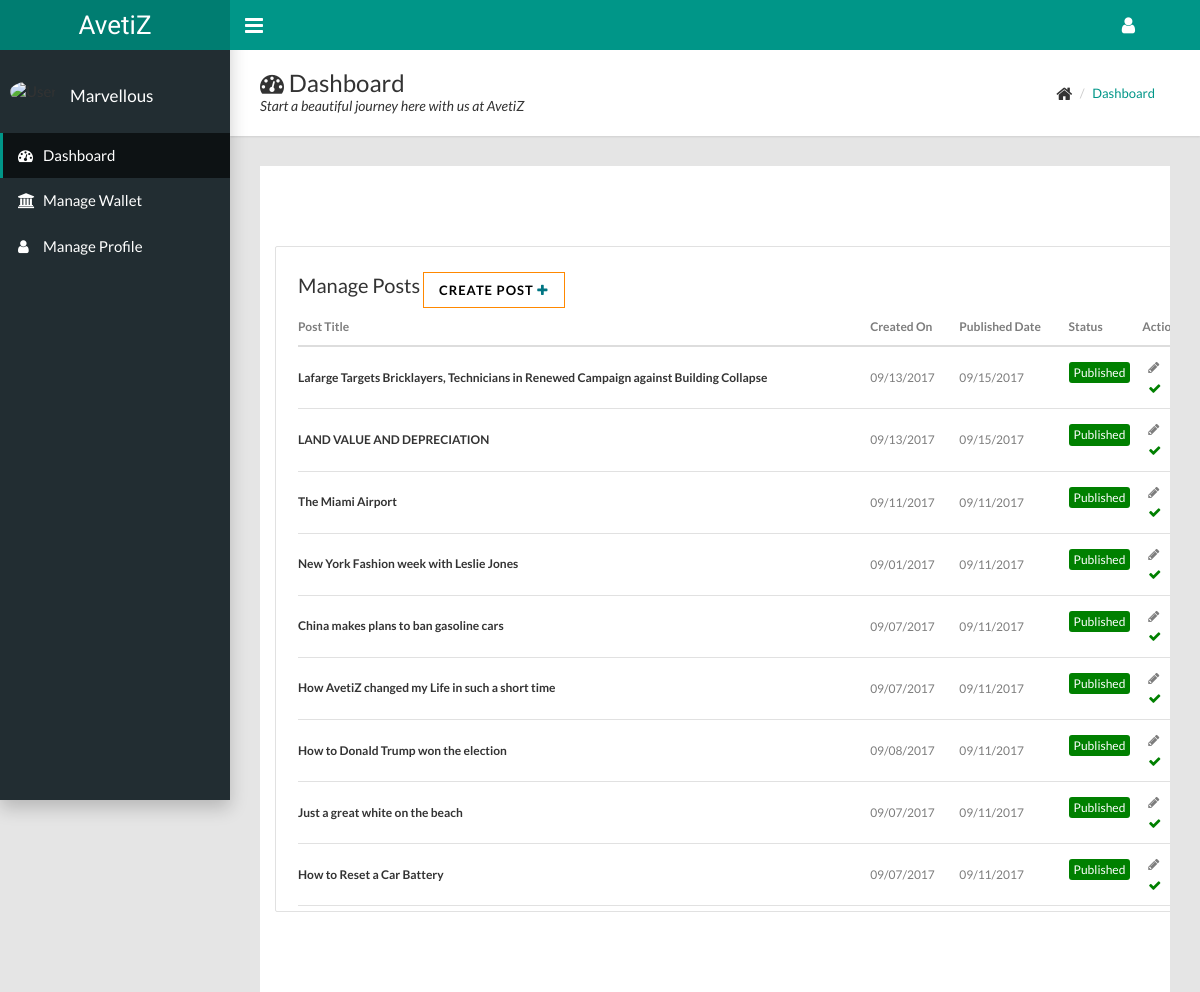
Page /dashboard/manage_posts/ (signed in) on the earlier database version.
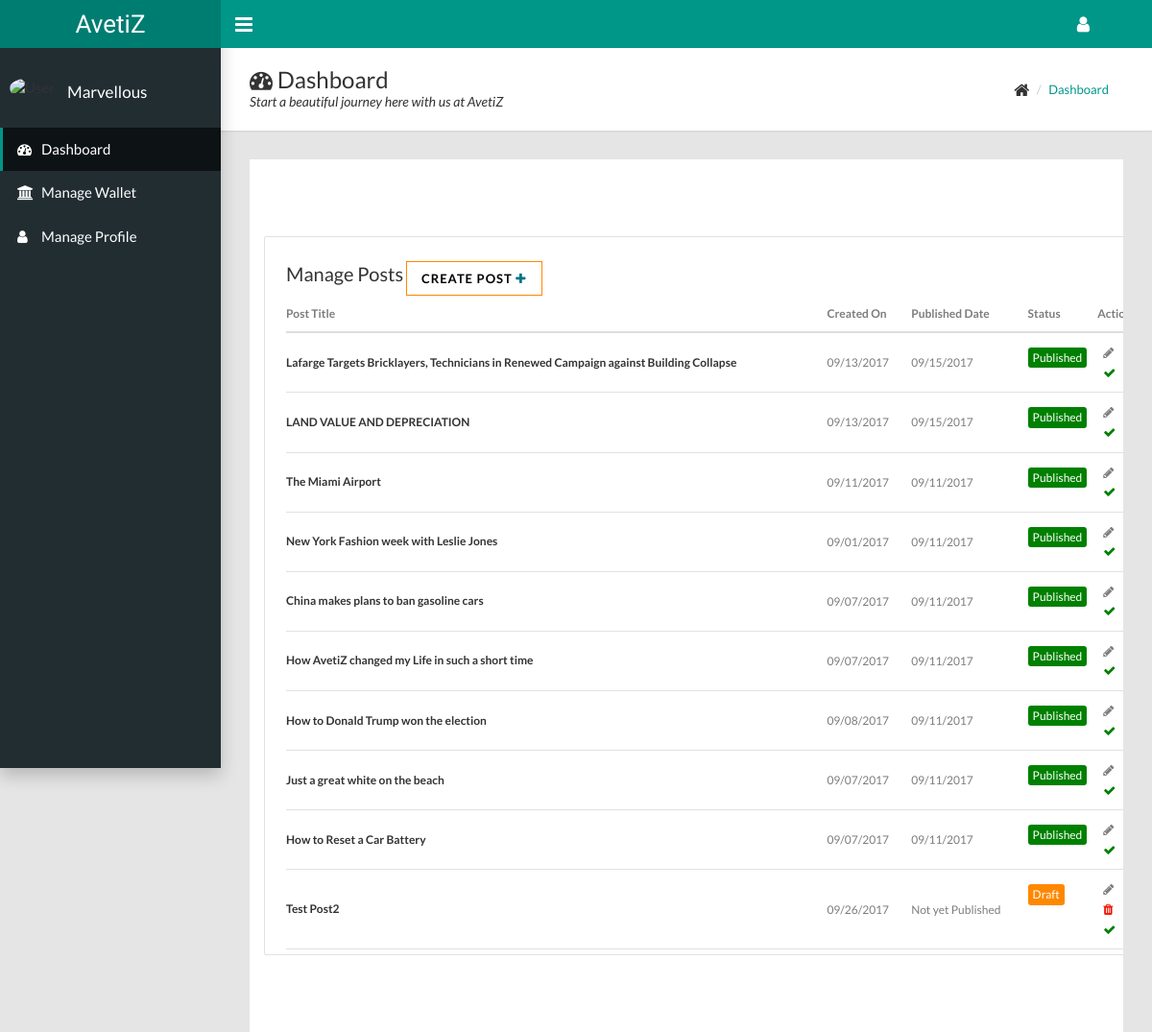
Same page on the later database version.
### blog/models.py (models this page shows, shortened)
class Post(models.Model):
    author = models.ForeignKey('auth.User')
    title = models.CharField(max_length=200)
    text = models.TextField(blank=True)
    post_pic = models.ImageField(upload_to='media', blank=True, null=True)
    created_date = models.DateTimeField(default=timezone.now)
    published_date = models.DateTimeField(blank=True, null=True)
    featured_post = models.BooleanField(default=False)
    trending_post = models.BooleanField(default=False)
    status = models.CharField(max_length=100, default="Draft", choices=(('Draft','Draft'),('Published','Published'),('Submitted','Submitted')))
    category = models.ForeignKey('Category', null=True, blank=True)
    slug = models.SlugField(null=True, blank=True)

### advert/views.py (the view)
class postList(LoginRequiredMixin, ListView):
	model=Post
	template_name='advert/post_list.html'
	login_url='account/login'
	context_object_name='posts'
	def get_queryset(self):
		return Post.objects.filter(author=self.request.user).order_by('-published_date')

### advert/templates/advert/post_list.html (shortened to what this page needs)
{% extends 'advert/base.html' %}
{% block content %}
<main id="maincontent">
  <section class="manage">
    <div class="container">
      <div class="row">
      	<div class="col-md-10 js-post-list ">
      	<div class="panel-body">
      	  <div class="tablehead">
			  <div class="job_title">Manage Posts</div>
			  <button class="createbtn btn btn-primary js-add-product  " data-url="{% url 'advert:create_post' %}">Create Post <i class="fa fa-plus" style="color:#017583;"></i></button>
		  </div>
		    <table class="table overflow-table" id="product-table">
		      <thead >
		      	<tr>
			          <th><strong>Post Title</strong></th>
			          <th class ="mobile_no"><strong>Created On</strong></th>
			          <th class="mobile_no"><strong >Published Date</strong></th>
			          <th><strong>Status</strong></th>
			          <th><strong>Action</strong></th>
			    </tr>
		      </thead>
		      <tbody>
          			{% include 'advert/includes/partial_post_list.html' %}
			   </tbody>
			</table>
			</div>
         </div>
      </div>
    </div>
  </section>
</main>
{% endblock %}

### advert/templates/advert/base.html (shortened to what this page needs)
{% load static %}
<!DOCTYPE html>
<html>
  <head>
    <link rel="stylesheet" type="text/css" href="{% static 'css/main.css' %}">
     <link rel="stylesheet" type="text/css" href="{% static 'css/dash.css' %}">
    <link rel="stylesheet" type="text/css" href="https://maxcdn.bootstrapcdn.com/font-awesome/4.7.0/css/font-awesome.min.css">
  </head>
  <body class="sidebar-mini fixed">
    <div class="wrapper">
      <header class="main-header hidden-print"><a class="logo" href="{% url 'blog:post_list' %}">AvetiZ</a>
        <nav class="navbar navbar-static-top">
          <a class="sidebar-toggle" href="#" data-toggle="offcanvas"></a>
          <div class="navbar-custom-menu">
            <ul class="top-nav">
              <li class="dropdown"><a class="dropdown-toggle" href="#" data-toggle="dropdown" role="button" aria-haspopup="true" aria-expanded="false"><i class="fa fa-user fa-lg"></i></a>
              </li>
            </ul>
          </div>
        </nav>
      </header>
      <aside class="main-sidebar hidden-print">
        <section class="sidebar">
          <div class="user-panel">
            <div class="pull-left image"><img class="img-circle" src="{{request.session.img_url}}"  alt="User Image"></div>
            <div class="pull-left info">
              <p style="text-transform:capitalize;" >{{request.user.first_name}}</p>
            </div>
          </div>
          <ul class="sidebar-menu">
            <li class="active"><a href="{% url 'advert:dashboard' %}"><i class="fa fa-dashboard"></i><span>Dashboard</span></a></li>
            <li><a href="{% url 'advert:transaction_list' %}"><i class="fa fa-bank"></i><span>Manage Wallet</span></a></li>
            <li><a href="{% url 'advert:profile' %}"><i class="fa fa-user"></i><span>Manage Profile</span></a></li>
          </ul>
        </section>
      </aside>
      {% if xyzw %}
        {% block profile %}{% endblock %}
      {% else %}
      <div class="content-wrapper">
        <div class="page-title">
          <div>
            <h1><i class="fa fa-dashboard"></i> Dashboard</h1>
            <p>Start a beautiful journey here with us at AvetiZ</p>
          </div>
          <div>
            <ul class="breadcrumb">
              <li><i class="fa fa-home fa-lg"></i></li>
              <li><a href="{% url 'advert:dashboard'%}">Dashboard</a></li>
            </ul>
          </div>
        </div>
        {% block content %}{% endblock %}
      </div>
    {% endif %}
    </div>
  </body>
</html>

### advert/templates/advert/includes/partial_post_list.html
        {% for post in posts %}
        <tr>
          <td><h1><strong>{{post.title}}</strong></h1></td>
          <td class="mobile_no">{{post.created_date|date:"SHORT_DATE_FORMAT"}}</td>
          {% if post.published_date %}
          <td class="mobile_no">{{post.published_date|date:"SHORT_DATE_FORMAT"}}</td>
          {% else %}
          <td class="mobile_no">Not yet Published</td>
          {% endif %}
          <td class="status {{post.status}}">{{post.status}}</td>
          <td> <button data-toggle="tooltip"  title="Edit Post" data-url="{% url 'advert:update_post' post.id %}"  class="js-update-product buttonicon"><span><i  class="fa fa-pencil" ></i></span></button>
          <br>
          {% if post.status == 'Draft' %}
          <button data-toggle="tooltip"  title="Delete Post" data-url="{% url 'advert:delete_post' post.id %}"  class="js-delete-product buttonicon"><span><i style="color:#f11300 ; " class="fa fa-trash"></i></span></button>
          <br>
          {% endif %}
          <button data-url="{% url 'advert:submit_post' post.id%}"  data-toggle="tooltip"  title="Save post for Review" class="js-submit-product buttonicon"><span><i style="color:green ; " class="fa fa-check"></i></span></button>
          </td>
        </tr>
        {% endfor %}

### blog/static/css/dash.css (style rules this page uses)
a { text-decoration: none; }
#maincontent { padding: 80px 0px; position: relative; overflow: hidden; float: left; width: 100%; }
.manage .panel-body { padding-bottom: 5px; }
.panel-body { border: solid 1px #e1e1e1; border-radius: 2px; padding: 22px; position: relative; }
.job_title { color: #333; font-size: 20px; line-height: 33px; font-weight: 500; display:inline; }
.table { margin-bottom: 0px; }
tr { border-bottom: solid 1px #e1e1e1; }
.manage .table>thead>tr>th { padding-left: 0px; }
.table>thead>tr>th { font-size: 13px; color: #333; }
.table>tbody>tr>td, .table>tbody>tr>th, .table>tfoot>tr>td, .table>tfoot>tr>th, .table>thead>tr>td, .table>thead>tr>th { border-top: 0px; font-size: 12px; vertical-align: middle; color: #7d7d7d; padding: 10px; padding-left: 0px; }
.table>tbody>tr>td h1 { font-size: 12px; color: #333; line-height: 30px; font-weight: 500; margin: 0px; }
.table>tbody>tr>td span { color: #7d7d7d; font-size: 13px; display: block; }
.status { color: #fff !important; font-size: 13px; display: inline-block; border-radius: 3px; margin-top: 15px; padding: 2px 5px !important; }
.Draft { background-color:#ff8800; }
.Published { background-color: #5cc069; }
.createbtn { border-radius:0px; background:transparent; border-style: solid; border-color: #ff8800; border-width: 1px; color:#000; }
.buttonicon { background-color: transparent; border-style: none; }
#maincontent { background-color: #fff; }
.Published { background-color:green; }

Differences in the rows shown:
added Post: title "Test Post2", created_date "09/26/2017", shows "Not yet Published", status "Draft"
